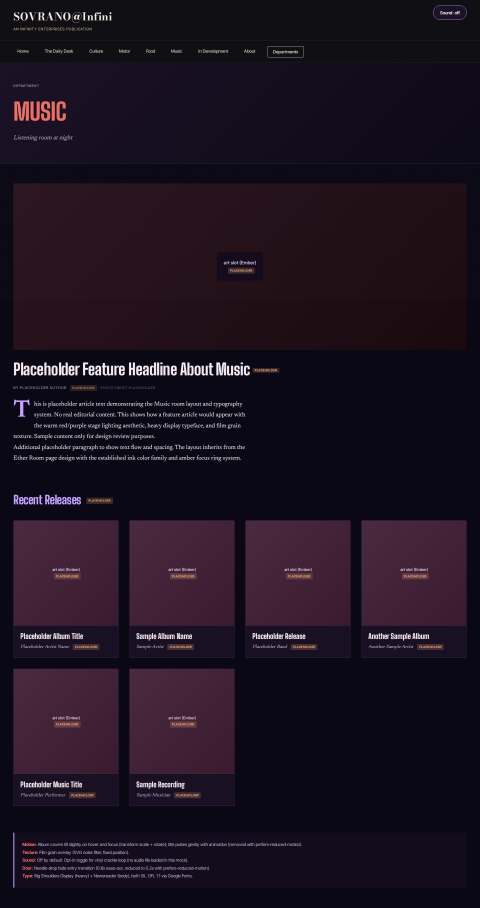
#> input picture design/issue-mocks/issue-35-v2/music-desktop-1440.png, 1440 x 2723 px, found by its file name (shown at 1/3 size); its folder holds 5 pictures in this run
$ python build-comparisons.py
#> lines starting #> are read from the running program, lines starting #| are printed output that depends on the picture
#!/usr/bin/env python3
"""
Build comparison boards from individual room screenshots
Deterministic image composition using PIL
"""

from PIL import Image, ImageDraw, ImageFont
import os

# Paths
mock_dir = '/workspace/design/issue-mocks/issue-35-v2'
artifact_dir = '/opt/cursor/artifacts/issue-35-v2'

rooms = ['music', 'tech-lounge', 'food']
room_labels = ['Music', 'Tech@Lounge', 'Food']

def verify_image_variance(img_path, name):
    """Verify image has real content (not all black or all white)"""
    img = Image.open(img_path)
    grayscale = img.convert('L')

    # Get pixel data
    pixels = list(grayscale.getdata())

    # Calculate stats
    min_val = min(pixels)
    max_val = max(pixels)
    mean_val = sum(pixels) / len(pixels)

    # Check for solid colors
    is_all_black = (min_val == 0 and max_val == 0)
    is_all_white = (min_val == 255 and max_val == 255)
    is_solid = (min_val == max_val)

    print(f"  {name}:")
    print(f"    Min: {min_val}, Max: {max_val}, Mean: {mean_val:.2f}")
    print(f"    Solid color: {is_solid}, All black: {is_all_black}, All white: {is_all_white}")

    if is_all_black or is_all_white or is_solid:
        raise ValueError(f"{name} appears to be a solid color image!")

    return min_val, max_val, mean_val


print("Building desktop comparison (1440px width per room)...\n")

# Load individual desktop screenshots
desktop_images = []
for room in rooms:
    img_path = os.path.join(mock_dir, f'{room}-desktop-1440.png')
    img = Image.open(img_path)
#> img is the input picture: PIL image 1440x2723 RGB; mean R, G, B 29.9, 18.7, 32.8
    desktop_images.append(img)
    print(f"Loaded {room}-desktop-1440.png: {img.size}")
#| Loaded music-desktop-1440.png: (1440, 2723)

# Create composite (side by side, take max height)
max_height = max(img.height for img in desktop_images)
#> max_height = 3400
total_width = sum(img.width for img in desktop_images)
#> total_width = 4320

desktop_composite = Image.new('RGB', (total_width, max_height), color='black')
#> desktop_composite: PIL image 4320x3400 RGB; every value is 0

# Paste images side by side
x_offset = 0
for i, img in enumerate(desktop_images):
    desktop_composite.paste(img, (x_offset, 0))
    print(f"Pasted {rooms[i]} at x={x_offset}")
    x_offset += img.width
#> this loop made 3 passes
#> x_offset on passes 1 to 3: 1440, 2880, 4320
#| Pasted music at x=0
#| Pasted tech-lounge at x=1440
#| Pasted food at x=2880
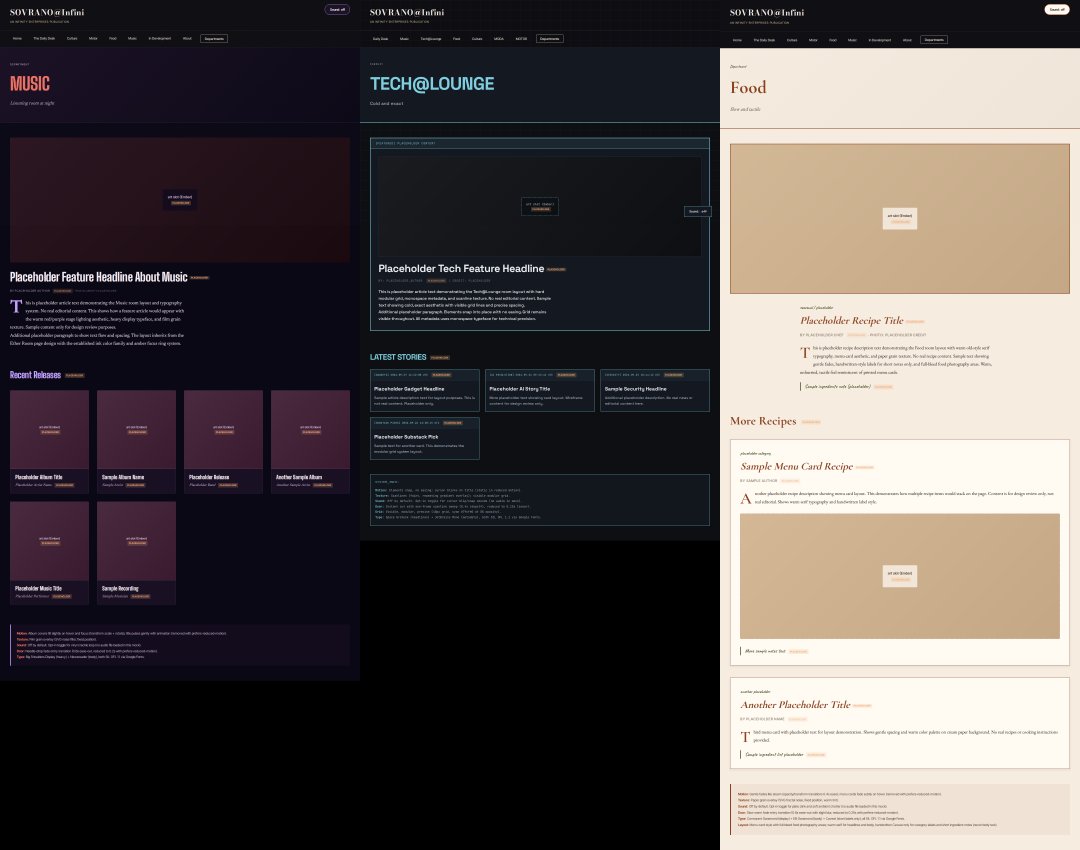
#> desktop_composite: PIL image 4320x3400 RGB (shown at 1/4 size); mean R, G, B 86, 79.1, 78.5
#> after the loop, x_offset = 4320

# Save desktop comparison
desktop_path = os.path.join(mock_dir, 'compare-desktop.png')
desktop_composite.save(desktop_path, 'PNG')
print(f"\nSaved: {desktop_path} ({desktop_composite.size})")
#| Saved: /workspace/design/issue-mocks/issue-35-v2/compare-desktop.png ((4320, 3400))

# Also save to artifacts
desktop_artifact_path = os.path.join(artifact_dir, 'compare-desktop.png')
desktop_composite.save(desktop_artifact_path, 'PNG')
print(f"Saved: {desktop_artifact_path}")


print("\n" + "="*60)
print("Building phone comparison (390px width per room)...\n")

# Load individual phone screenshots
phone_images = []
for room in rooms:
    img_path = os.path.join(mock_dir, f'{room}-phone-390.png')
#> (the run stopped early here; a loop or call above may not have finished)
